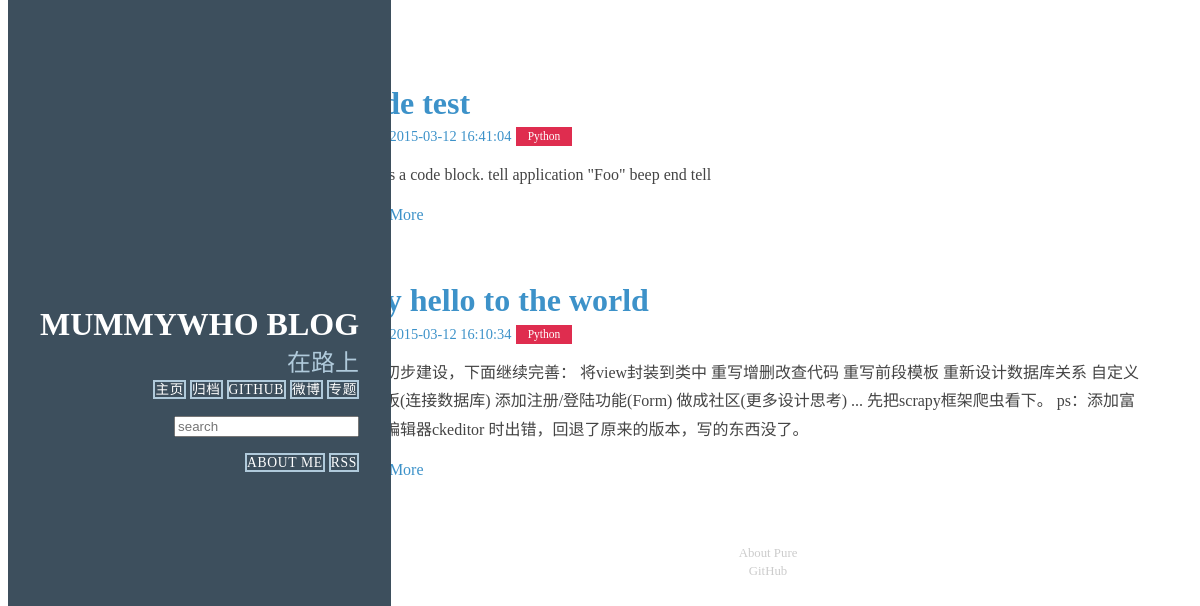
The app's page /, older data.
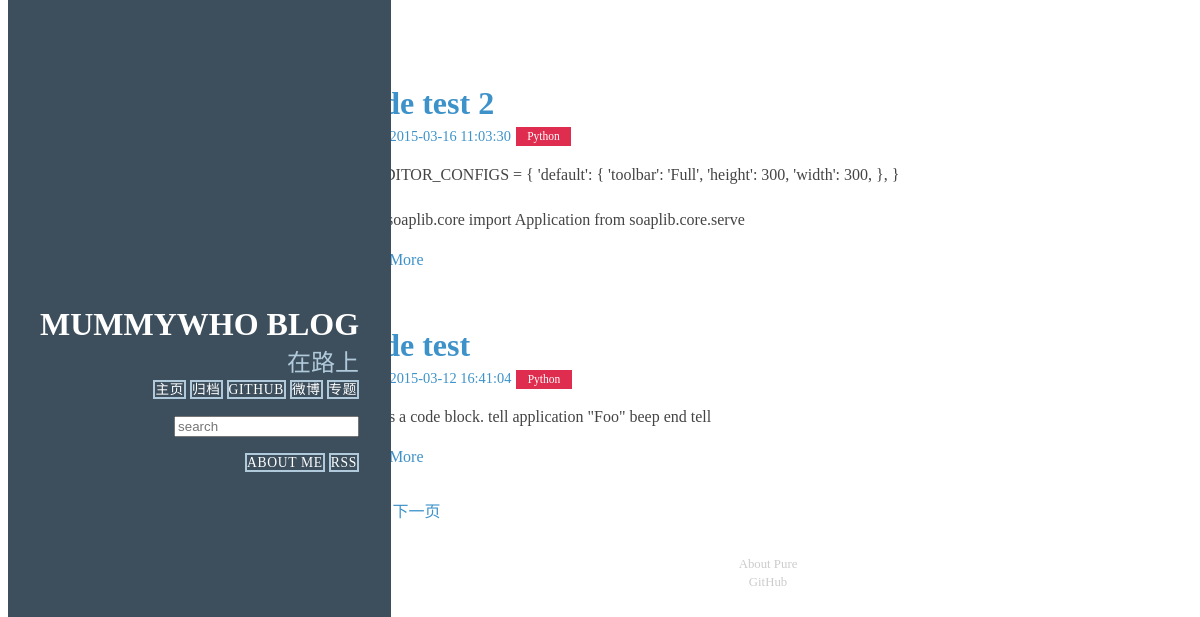
The same page, newer data.
### article/models.py (models this page shows, shortened)
class Article(models.Model) :
    title = models.CharField(max_length = 100)  #博客题目
    category = models.CharField(max_length = 50, blank = True)  #博客标签
    date_time = models.DateTimeField(auto_now_add = True)  #博客日期
    content = RichTextField('内容', config_name = 'mummy_default')
    class Meta:  #按时间下降排序
        ordering = ['-date_time']

### article/views.py (the view)
# urls.py: url(r'^$', 'article.views.home'),
def home(request):
    posts = Article.objects.all()  #获取全部的Article对象
    paginator = Paginator(posts,2) #每页显示3个
    page = request.GET.get('page')
    try:
        post_list = paginator.page(page)
    except PageNotAnInteger :
        post_list = paginator.page(1)
    except EmptyPage :
        post_list = paginator.paginator(paginator.num_pages)
    return render(request, 'home.html', {'post_list' : post_list})

### templates/home.html (shortened to what this page needs)
﻿{% extends "base.html" %}
{% load custom_markdown %}
{% block content %}
<div class="posts">
    {% for post in post_list %}
        <section class="post">
            <header class="post-header">
                <h2 class="post-title"><a href="{% url 'detail' id=post.id %}">{{ post.title }}</a></h2>
                    <p class="post-meta">
                        Time:  <a class="post-author" href="#">{{ post.date_time |date:"Y-m-d H:i:s"}}</a> <a class="post-category post-category-js" href="{% url 'search_tag' tag=post.category %}">{{ post.category|title }}</a>
                    </p>
            </header>
                <div class="post-description">
                    <p>
                        {{ post.content|safe|slice:"200" }}
                    </p>
                </div>
                <a class="pure-button pure-button-primary" href="{% url 'detail' id=post.id %}">Read More  </a>
        </section>
    {% endfor %}
    {% if post_list.object_list and post_list.paginator.num_pages > 1 %}
       <div class="pagination">
          <span class="step-links">
            <span class="current">
            </span>
            {% if post_list.has_next %}
                <a class="pure-button pure-button-primary" href="?page={{ post_list.next_page_number }}" >下一页</a>
            {% endif %}
          </span>
       </div>
     {% endif %}
</div>
{% endblock %}

Row changes from the older to the newer data that the page shows:
no longer on this page (row unchanged): Article: title "Say hello to the world", date_time "2015-03-12 16:10:34", category "Python", content "完成初步建设，下面继续完善： 将view封装到类中 重写增删改查代码 重写前段模板 重新设计数据库关系 自定义留言板(连接数据库) 添加注册/登陆功能(Form) 做成社区(更多设计思考) ... 先把scrapy框架爬虫看下。 ps：添加富文本编辑器ckeditor 时出错，回退了原来的版本，写的东西没了。"
added Article: title "code test 2", date_time "2015-03-16 11:03:30", category "Python", content "CKEDITOR_CONFIGS = { 'default': { 'toolbar': 'Full', 'height': 300, 'width': 300, }, } from soaplib.core import Application from soaplib.core.serve"
Text that changed along with them:
text now shown: "下一页"
